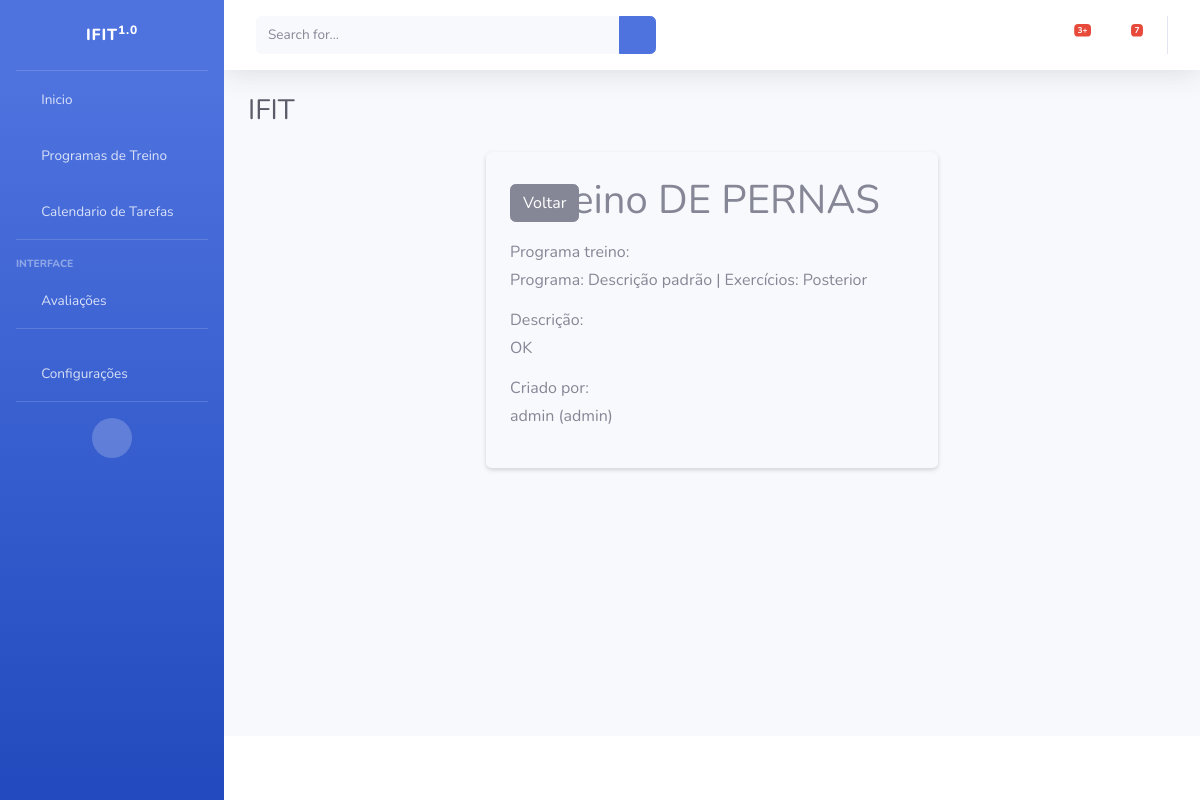
The page /task/2/ on the database its author committed.
### tasks/models.py (models this page shows, shortened)
class Task(models.Model):
    id = models.BigAutoField(primary_key=True)
    title = models.CharField(max_length=255)
    description = models.TextField()
    start_date = models.DateField()
    end_date = models.DateField()
    total_subs = models.PositiveIntegerField(default=0)
    subs = models.PositiveIntegerField(default=0)
    start_time = models.TimeField()
    end_time = models.TimeField()
    usuario = models.ForeignKey(User, on_delete=models.CASCADE)
    programa_treino = models.ForeignKey(TrainingExercicio, on_delete=models.PROTECT)
    created_at = models.DateTimeField(auto_now_add=True)
    updated_at = models.DateTimeField(auto_now=True)

### cadastros/models.py (models this page shows, shortened)
class TrainingExercicio(models.Model):
    exercises = models.ManyToManyField(Exercicio)
    series = models.IntegerField()
    repeticoes = models.IntegerField()
    carga = models.CharField(max_length=50, blank=True, null=True)
    descanso = models.IntegerField()  # em segundos
    descricao = models.CharField(max_length=100, default='Descrição padrão')
    usuario = models.ForeignKey(User, on_delete=models.CASCADE)
    def __str__(self):
        exercicios = ', '.join([exercise.exercicio for exercise in self.exercises.all()])
        return f"Programa: {self.descricao} | Exercícios: {exercicios}"

class Exercicio(models.Model):
    exercicio = models.CharField(max_length=50)
    tipo = models.CharField(max_length=10)
    grupo = models.CharField(max_length=20)
    descricao = models.CharField(max_length=100)

### tasks/views.py (the view)
# urls.py: path('task/<int:pk>/', TaskDetailView.as_view(), name='task-view'),
class TaskDetailView(DetailView):
    model = Task
    template_name = 'tasks/task.html'
    context_object_name = 'task'

### tasks/templates/tasks/task.html (shortened to what this page needs)
{% extends 'paginas/index.html' %}
{% block conteudo %}
<div class="container mt-4">
    <div class="row justify-content-center">
        <div class="col-md-8 col-lg-6 list-div bg-light p-4 rounded shadow-sm position-relative">
            <a href="javascript:history.back()"
               class="btn btn-secondary position-absolute top-0 start-0 mt-2 ms-2">
                Voltar
            </a>
            <h1 class="display-6 text-center mb-3">{{ task.title }}</h1>
            <div class="mb-3">
                <p class="fw-bold mb-1">Programa treino:</p>
                <p class="text-muted mb-0">{{ task.programa_treino }}</p>
            </div>
            <div class="mb-3">
                <p class="fw-bold mb-1">Descrição:</p>
                <p class="text-muted mb-0">{{ task.description }}</p>
            </div>
            <div class="mb-3">
                <p class="fw-bold mb-1">Criado por:</p>
                <p class="text-muted mb-0">{{ task.usuario }} ({{ task.usuario }})</p>
            </div>
        </div>
    </div>
</div>
{% endblock %}

### rows shown on the page
Task: title "treino DE PERNAS", programa_treino "Programa: Descrição padrão | Exercícios: Posterior", description "OK", usuario "admin"
